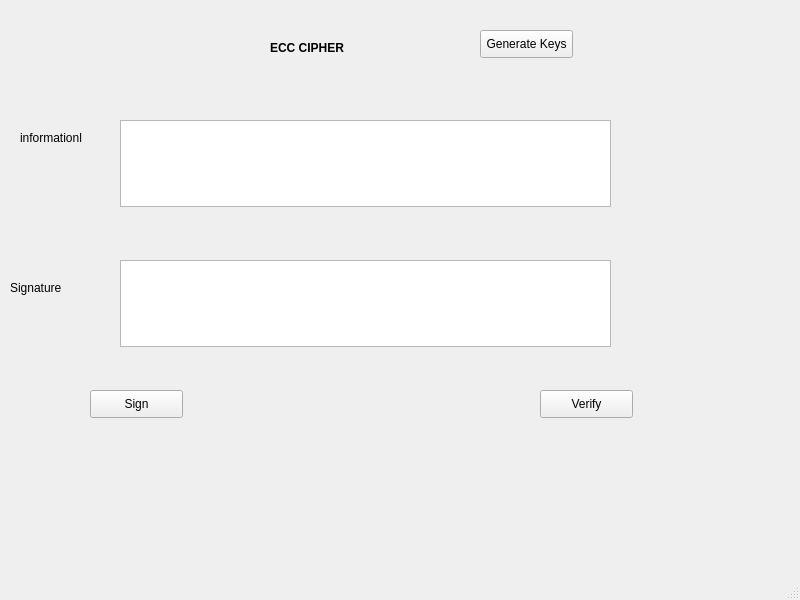
<?xml version="1.0" encoding="UTF-8"?>
<ui version="4.0">
 <class>MainWindow</class>
 <widget class="QMainWindow" name="MainWindow">
  <property name="geometry">
   <rect>
    <x>0</x>
    <y>0</y>
    <width>800</width>
    <height>600</height>
   </rect>
  </property>
  <property name="windowTitle">
   <string>MainWindow</string>
  </property>
  <widget class="QWidget" name="centralwidget">
   <widget class="QLabel" name="label">
    <property name="geometry">
     <rect>
      <x>20</x>
      <y>130</y>
      <width>71</width>
      <height>16</height>
     </rect>
    </property>
    <property name="text">
     <string>informationl</string>
    </property>
   </widget>
   <widget class="QLabel" name="label_2">
    <property name="geometry">
     <rect>
      <x>270</x>
      <y>40</y>
      <width>81</width>
      <height>16</height>
     </rect>
    </property>
    <property name="font">
     <font>
      <weight>75</weight>
      <bold>true</bold>
     </font>
    </property>
    <property name="text">
     <string>ECC CIPHER</string>
    </property>
   </widget>
   <widget class="QLabel" name="label_3">
    <property name="geometry">
     <rect>
      <x>10</x>
      <y>280</y>
      <width>55</width>
      <height>16</height>
     </rect>
    </property>
    <property name="text">
     <string>Signature</string>
    </property>
   </widget>
   <widget class="QTextEdit" name="txt_Info">
    <property name="geometry">
     <rect>
      <x>120</x>
      <y>120</y>
      <width>491</width>
      <height>87</height>
     </rect>
    </property>
   </widget>
   <widget class="QTextEdit" name="txt_Signature">
    <property name="geometry">
     <rect>
      <x>120</x>
      <y>260</y>
      <width>491</width>
      <height>87</height>
     </rect>
    </property>
   </widget>
   <widget class="QPushButton" name="btn_Sign">
    <property name="geometry">
     <rect>
      <x>90</x>
      <y>390</y>
      <width>93</width>
      <height>28</height>
     </rect>
    </property>
    <property name="text">
     <string>Sign</string>
    </property>
   </widget>
   <widget class="QPushButton" name="btn_Verify">
    <property name="geometry">
     <rect>
      <x>540</x>
      <y>390</y>
      <width>93</width>
      <height>28</height>
     </rect>
    </property>
    <property name="text">
     <string>Verify</string>
    </property>
   </widget>
   <widget class="QPushButton" name="btn_Generate">
    <property name="geometry">
     <rect>
      <x>480</x>
      <y>30</y>
      <width>93</width>
      <height>28</height>
     </rect>
    </property>
    <property name="text">
     <string>Generate Keys</string>
    </property>
   </widget>
  </widget>
  <widget class="QMenuBar" name="menubar">
   <property name="geometry">
    <rect>
     <x>0</x>
     <y>0</y>
     <width>800</width>
     <height>26</height>
    </rect>
   </property>
  </widget>
  <widget class="QStatusBar" name="statusbar"/>
 </widget>
 <resources/>
 <connections/>
</ui>
